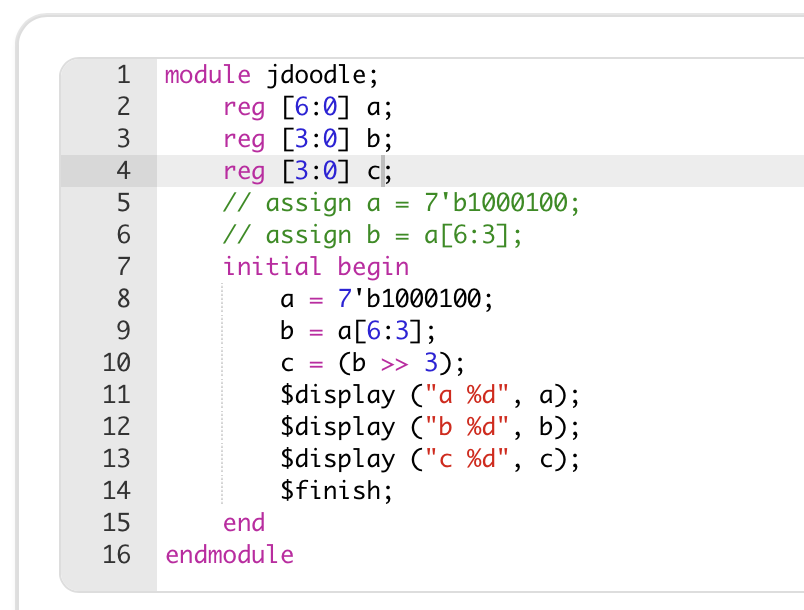
#> input picture fuhu_pract/d/lol.png, 804 x 610 px; its folder holds 2 pictures in this run
$ python process_img_from_json.py
#> lines starting #> are read from the running program, lines starting #| are printed output that depends on the picture
import json
import os
from PIL import Image
import argparse

RAW_DATA_PATH = "d"
PROCESSED_DATA_PATH = "done"
JSON_F = "my.json"
NEW_SHAPE = (32, 32)


# [42 lines left out: functions gen_json, write_json, not called in this run]

def process_images():
    j = {}
    with open(JSON_F, 'r') as f:
#> (reads fuhu_pract/my.json from the repository)
        j = json.load(f)
    index = 0
    for obj in j['obj']:
        region = (obj['dim'][1], obj['dim'][3], obj['dim'][0], obj['dim'][2])
        crop_and_resize_image(obj['f_name'], region=region, index=index)
#> in crop_and_resize_image, img is the input picture: PIL image 804x610 RGBA; mean R, G, B, A 245.2, 244.4, 244.9, 255
#> in crop_and_resize_image, `img = img.crop(region).resize(NEW_SHAPE)`:
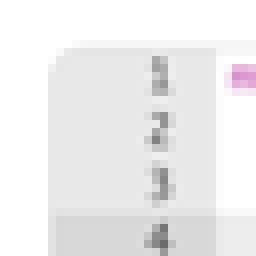
#> img: PIL image 32x32 RGBA (shown 8 times larger); mean R, G, B, A 237.6, 237.1, 237.5, 255
        index += 1
#> pass 2 of the loop in process_images, `for obj in j['obj']:`:
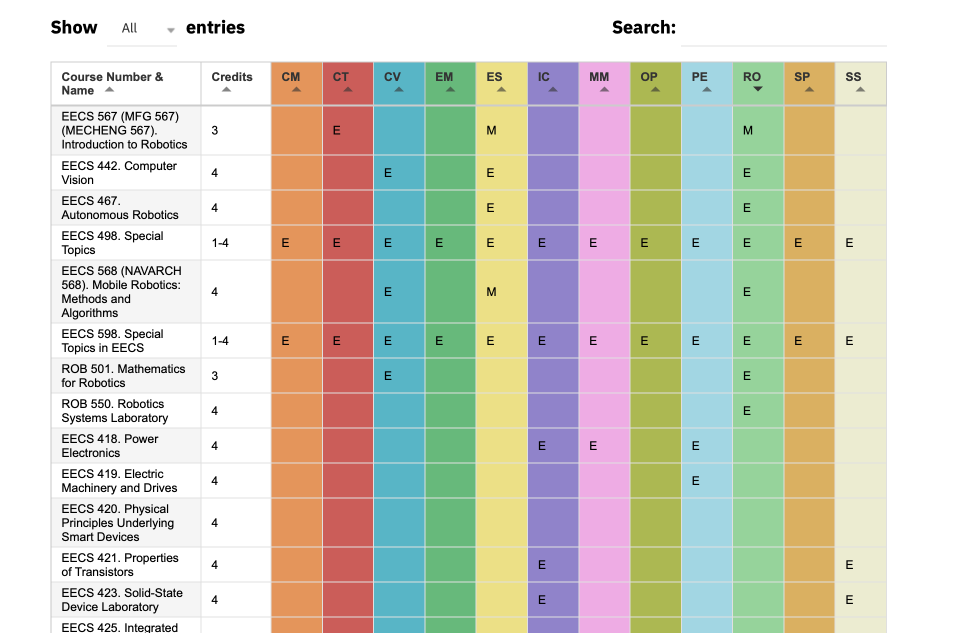
#> input picture fuhu_pract/d/ksk.png, 1948 x 1266 px (shown at 1/2 size)
#> in crop_and_resize_image, img is the input picture: PIL image 1948x1266 RGBA; mean R, G, B, A 208.1, 207.1, 192.6, 255
#> in crop_and_resize_image (call 2), `img = img.crop(region).resize(NEW_SHAPE)`:
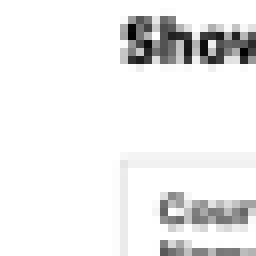
#> img: PIL image 32x32 RGBA (shown 8 times larger); mean R, G, B, A 237.5, 237.5, 237.5, 255

def crop_and_resize_image(f_name, region, index):
    img_path = os.path.join(os.getcwd(), RAW_DATA_PATH, f_name)
    if f_name.endswith('.jpg') or f_name.endswith('.png'):
        f_name = f_name[:-4] + '_' + str(index) + f_name[-4:]

    save_path = os.path.join(os.getcwd(), PROCESSED_DATA_PATH, f_name)
    try:
        img = Image.open(img_path)
        img = img.crop(region).resize(NEW_SHAPE)

        img.save(save_path)
    except:
        print("failed to process image")
        exit(1)

def parse_args():
    global RAW_DATA_PATH, PROCESSED_DATA_PATH, JSON_F, NEW_SHAPE
    parser = argparse.ArgumentParser()
    parser.add_argument("-s", "--shape", nargs=2, default=(32, 32), required=False)
    parser.add_argument("-j", "--json", nargs=1, default="my.json", required=False)
    parser.add_argument("-r", "--raw", nargs=1, default="d", required=False)
    parser.add_argument("-p", "--processed", nargs=1, default="done", required=False)
    args = parser.parse_args()
    RAW_DATA_PATH = args.raw
    PROCESSED_DATA_PATH = args.processed
    JSON_F = args.json
    NEW_SHAPE = (int(args.shape[0]), int(args.shape[1]))

if __name__ == "__main__":
    parse_args()
    process_images()
